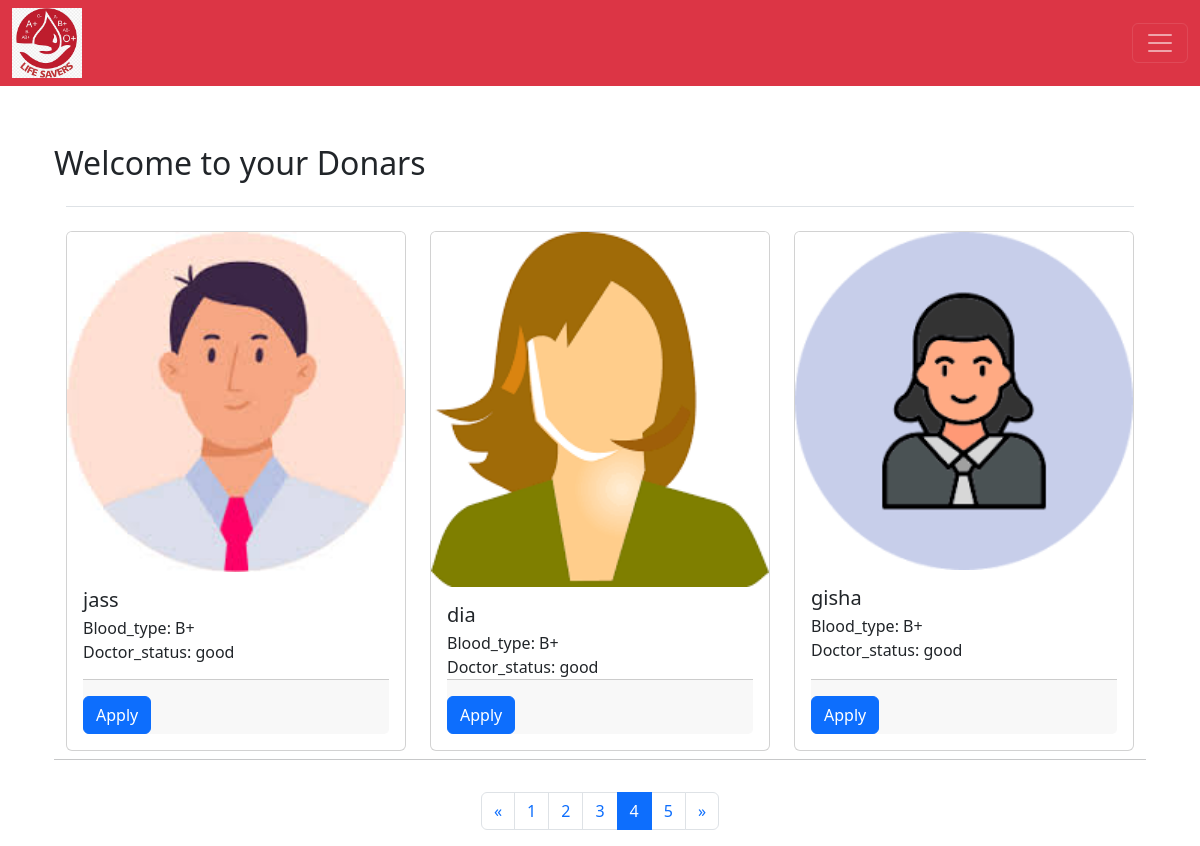
The app's page /u_dashboard/?page=4 (signed in) with its own data.
### bloodapp/models.py (models this page shows)
class Donar(models.Model):
    name= models.CharField(max_length=200, null=True, db_index=True,unique=True)
    image = models.FileField(upload_to="donar_image", null=True, db_index=True)
    nationality= models.CharField(choices=options, max_length=100,null=True)
    phone = models.BigIntegerField(null=True, db_index=True)
    age= models.IntegerField(null=True, db_index=True)
    sex= models.CharField(choices=CATEGORY_CHOICES1,max_length=100,null=True)
    email = models.CharField(max_length=200, null=True, db_index=True)
    address= models.TextField(null=True, db_index=True)
    blood_type= models.CharField(choices=CATEGORY_CHOICES, max_length=10,null=True)
    date_of_donation= models.DateField(null=True)
    donation= models.CharField(choices=type_donation, max_length=100,null=True)
    donar_status= models.CharField(choices=status, max_length=100,null=True)
    volume= models.IntegerField(null=True, db_index=True)
    hemoglobin= models.IntegerField(null=True, db_index=True)
    last_donated_date= models.DateField(null=True)
    wieght=models.IntegerField(null=True, db_index=True)
    medical_history= models.TextField(null=True, db_index=True)
    overall_health= models.CharField(choices=health, max_length=100,null=True)

### userapp/views.py (the view, shortened to what this page needs)
# urls.py: path('dashboard/',views.dashboardd,name='dashboard'),
@patient_access_only()
def dashboardd(request):
    user = request.user
    if user.is_authenticated:
       nam=Patient.objects.filter(username=user)
       patient = nam.get()
       b_type=patient.blood_type
       if b_type=="A+":
                a=b_type
                b="A-"
                c="O+"
                d="O-"
                blood_types = [a, b, c, d]
                nam=Donar.objects.filter(blood_type__in=blood_types)
       elif b_type=="A-":
            a="A-"
            b="O-"
            blood_types = [a, b]
            nam=Donar.objects.filter(blood_type__in=blood_types)
       elif b_type=="B+":
            a="B+"
            b="B-"
            c="O+"
            d="O-"
            blood_types = [a,b,c,d]
            nam=Donar.objects.filter(blood_type__in=blood_types)
       elif b_type=="B-":
            a="B-"
            b="O-"
            blood_types = [a,b]
            nam=Donar.objects.filter(blood_type__in=blood_types)
       elif b_type=="O+":
            a="O+"
            b="O-"
            blood_types = [a,b]
            nam=Donar.objects.filter(blood_type__in=blood_types)
       elif b_type=="O-":
            a="O-"
            blood_types = [a]
            nam=Donar.objects.filter(blood_type__in=blood_types)
       paginator = Paginator(nam, 3)
       page = request.GET.get('page', 1)
       try:
         nam = paginator.page(page)
       except PageNotAnInteger:
         nam = paginator.page(1)
       except EmptyPage:
         nam = paginator.page(paginator.num_pages)
       context={
                'data':nam
                }
    return render(request,"users/u_dashboard.html",context)

### bloodapp/models.py (called while the page is built)
    def __str__(self):
        return str(self.username)

### helper.py (called while the page is built)
def patient_test_function(user):
    if user.user_type=='patient':
        return True
    return False

def patient_access_only():
    def decorator(view):
        @wraps(view)
        def _wrapped_view(request, *args, **kwargs):
            if not request.user.is_authenticated:
                return redirect("user_login")
            if request.user.is_authenticated:
                if not patient_test_function(request.user):
                    return redirect("user_login")
            return view(request, *args, **kwargs)
        return _wrapped_view
    return decorator

### templates/users/u_dashboard.html (shortened to what this page needs)
{% extends "users/base.html" %}
{% load static %}
{% block content %}
<div class="container mt-4 pt-4">
  <div class="dashboard-content">
    <h2>Welcome to your Donars</h2>
  </div>
  <section class="">
    <div class="container">
      <header class="d-sm-flex align-items-center border-bottom mb-3 pb-3 justify-content-between">
      </header>
      <div class="row">
        {% for i in data %}
        <div class="col-lg-4 col-md-6 col-sm-6 d-flex">
          <div class="card w-100 my-2 shadow-2-strong">
            <img src="{{ i.image.url }}" class="card-img-top" onclick="u_data('{{i.id}}')"/>
            <div class="card-body d-flex flex-column">
              <div class="d-flex flex-row">
                <h5 class="mb-1 me-1"> {{i.name}}</h5>
              </div>
              <div class="d-flex flex-row">
                Blood_type: {{ i.blood_type }}
              </div>
              <div class="d-flex flex-row">
                Doctor_status: {{ i.overall_health }}
              </div>
              <div class="card-footer d-flex align-items-end pt-3 px-0 pb-0 mt-auto">
                <a href="#!" class="btn btn-primary shadow-0 me-1" onclick="addtomail('{{i.id}}')">Apply</a>
              </div>
            </div>
          </div>
        </div>
        {% endfor %}
        <hr />
        <nav aria-label="Page navigation example" class="d-flex justify-content-center mt-3">
          <ul class="pagination">
              {% if data.has_previous %}
              <li class="page-item">
                  <a class="page-link" href="?page={{ data.previous_page_number }}" aria-label="Previous">
                      <span aria-hidden="true">&laquo;</span>
                  </a>
              </li>
              {% else %}
              <li class="page-item disabled">
                  <a class="page-link" href="#" aria-label="Previous">
                      <span aria-hidden="true">&laquo;</span>
                  </a>
              </li>
              {% endif %}
              {% for page_num in data.paginator.page_range %}
              {% if page_num == data.number %}
              <li class="page-item active"><a class="page-link" href="#">{{ page_num }}</a></li>
              {% else %}
              <li class="page-item"><a class="page-link" href="?page={{ page_num }}">{{ page_num }}</a></li>
              {% endif %}
              {% endfor %}
              {% if data.has_next %}
              <li class="page-item">
                  <a class="page-link" href="?page={{ data.next_page_number }}" aria-label="Next">
                      <span aria-hidden="true">&raquo;</span>
                  </a>
              </li>
              {% else %}
              <li class="page-item disabled">
                  <a class="page-link" href="#" aria-label="Next">
                      <span aria-hidden="true">&raquo;</span>
                  </a>
              </li>
              {% endif %}
          </ul>
      </nav>
      </div>
    </div>
  </section>
{% endblock %}

### records on screen
Donar: image (picture), name "jass", blood_type "B+", overall_health "good"
Donar: image (picture), name "dia", blood_type "B+", overall_health "good"
Donar: image (picture), name "gisha", blood_type "B+", overall_health "good"

### other values on screen
{{ page_num }} "1" "2" "3" "5"
{{ page_num }} "4"
